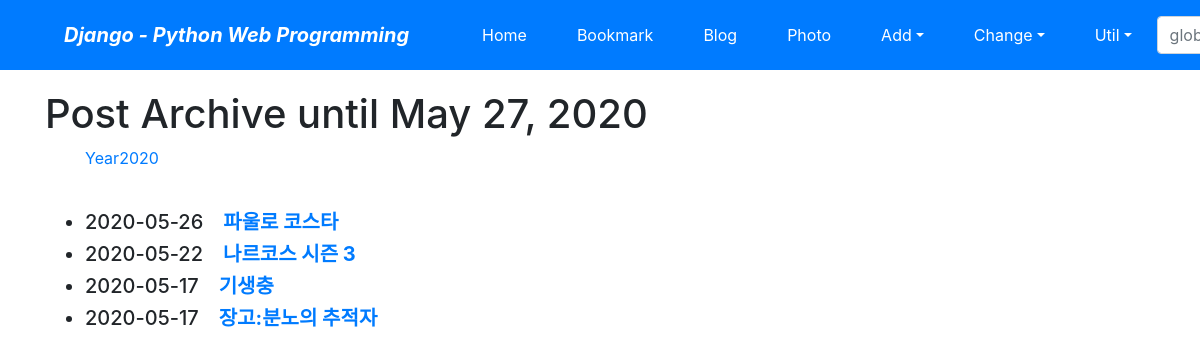
Screenshot of /blog/archive/ with the database file from the repository.
### blog/models.py (models this page shows, shortened)
class Post(models.Model):
    title = models.CharField(verbose_name='TITLE', max_length=50)
    slug = models.SlugField(
        'SLUG', unique=True, allow_unicode=True, help_text='one word for title alias')
    description = models.CharField(
        'DESCRIPTION', max_length=100, blank=True, help_text='simple description text')
    content = models.TextField('CONTENT')
    create_dt = models.DateTimeField('CREATE DATE', auto_now_add=True)
    modify_dt = models.DateTimeField('MODIFY DATE', auto_now=True)
    tags = TaggableManager(blank=True)
    owner = models.ForeignKey(
        User, on_delete=models.CASCADE, verbose_name='OWNER', blank=True, null=True)
    class Meta:
        verbose_name = 'post'
        verbose_name_plural = 'posts'
        db_table = 'blog_posts'
        ordering = ('-modify_dt',)
    def get_absolute_url(self):
        return reverse("blog:post_detail", args=(self.slug,))

### blog/views.py (the view)
# urls.py: path('archive/', views.PostAV.as_view(), name='post_archive'),
class PostAV(ArchiveIndexView):
    model = Post
    date_field = 'modify_dt'

### blog/templates/blog/post_archive.html (shortened to what this page needs)
{% extends 'base.html' %}
{% block content %}
<h1>Post Archive until {% now "N d, Y" %}</h1>
<ul>
  {% for date in date_list%}
  <li style="display: inline;">
    <a href="{% url 'blog:post_year_archive' date|date:'Y' %}"
      >Year{{ date|date:"Y"}}</a
    >
  </li>
  {% endfor %}
</ul>
<br />
<div>
  <ul>
    {% for post in object_list %}
    <li class="h5">
      {{ post.modify_dt|date:"Y-m-d" }}&emsp;<a
        href="{{ post.get_absolute_url }}"
        ><strong>{{ post.title }}</strong></a
      >
    </li>
    {% endfor %}
  </ul>
</div>
{% endblock  %}

### rows the page displays
Post: modify_dt "2020-05-26", title "파울로 코스타"
Post: modify_dt "2020-05-22", title "나르코스 시즌 3"
Post: modify_dt "2020-05-17", title "기생충"
Post: modify_dt "2020-05-17", title "장고:분노의 추적자"

### other values shown
{{ date|date:"Y" }} "2020"
